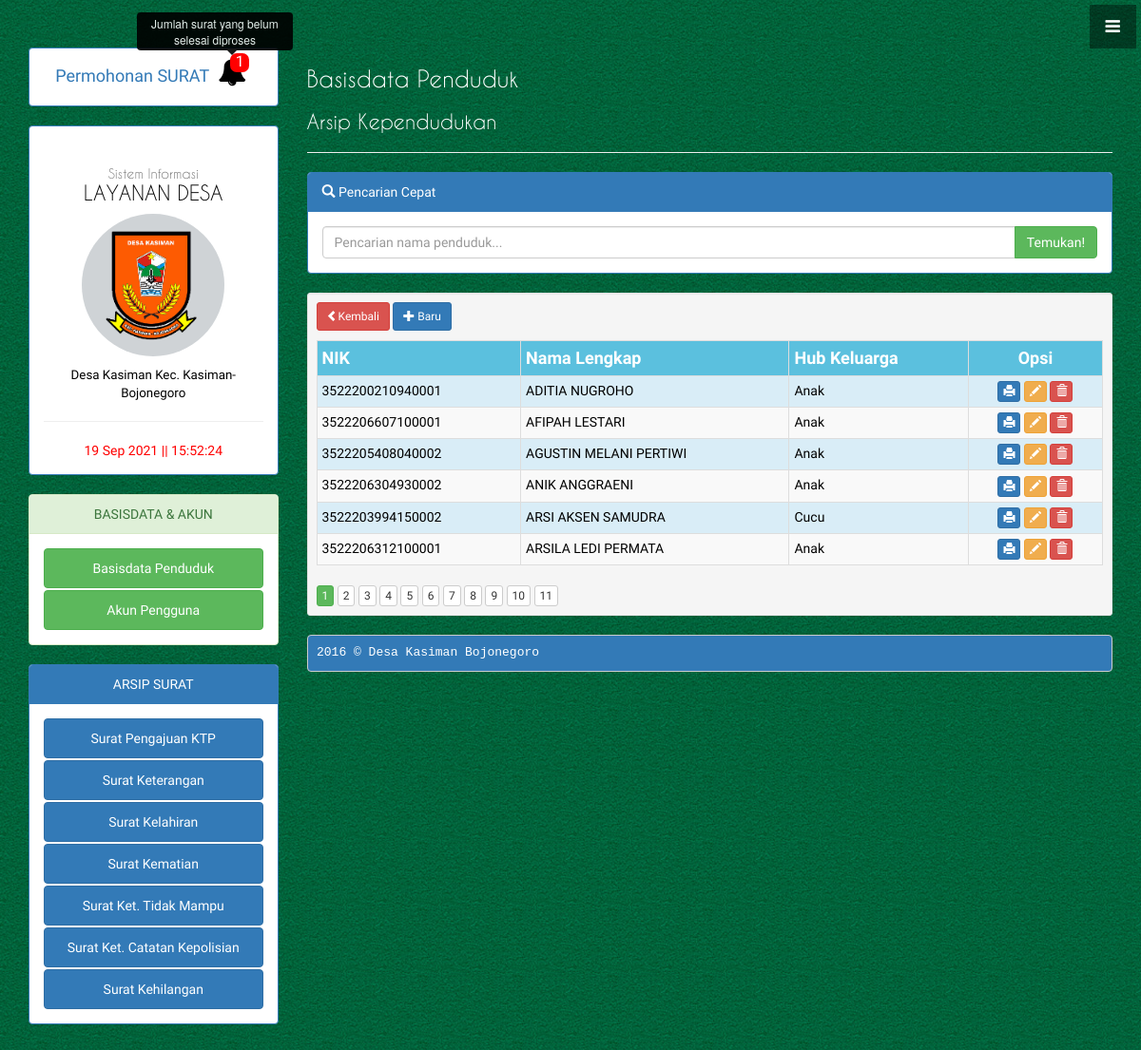
The page /admin/index.php?pages=Rpenduduk on the database its author committed.
### tables this page shows
CREATE TABLE `penduduk` (
  `pendID` int(11) NOT NULL,
  `noKK` varchar(20) DEFAULT NULL,
  `namaLengkap` varchar(80) DEFAULT NULL,
  `nik` varchar(20) DEFAULT NULL,
  `jenKelamin` enum('Laki-Laki','Perempuan') DEFAULT NULL,
  `tempatLahir` varchar(30) DEFAULT NULL,
  `tglLahir` date DEFAULT NULL,
  `agama` enum('Islam','Kristen','Katholik','Hindu','Budha','Konghucu') DEFAULT NULL,
  `pendidikan` enum('Tidak/Belum Sekolah','Belum Tamat SD/Sederajat','Tamat SD/Sederajat','SLTP/Sederajat','SLTA/Sederajat','Diploma','Sarjana') DEFAULT NULL,
  `jenPekerjaan` enum('Belum/Tidak Bekerja','Pelajar/Mahasiswa','Mengurus Rumah Tangga','Petani/Pekebun','Pedagang','Karyawan Swasta','Wiraswasta','Pegawai Negeri Sipil') DEFAULT NULL,
  `statusNikah` enum('Belum Kawin','Kawin') DEFAULT NULL,
  `statHubKel` enum('Kepala Keluarga','Isteri','Anak','Cucu','Menantu') DEFAULT NULL,
  `wargaNeg` varchar(20) DEFAULT NULL,
  `noPaspor` varchar(30) DEFAULT NULL,
  `kitasKitap` varchar(30) DEFAULT NULL,
  `namaAyah` varchar(60) DEFAULT NULL,
  `namaIbu` varchar(60) DEFAULT NULL,
  `alamat` varchar(40) DEFAULT NULL,
  `rt` varchar(4) DEFAULT NULL,
  `rw` varchar(4) DEFAULT NULL,
  `desaKel` varchar(20) DEFAULT NULL,
  `kecamatan` varchar(20) DEFAULT NULL,
  `kabKota` varchar(20) DEFAULT NULL,
  `kodePos` varchar(8) DEFAULT NULL,
  `provinsi` varchar(20) DEFAULT NULL
);

### admin/R-penduduk.php (the view, shortened to what this page needs)
<h2 class="custom_font" style="color:#ffffff;"><?php echo $judul;?></h2>
<h3 class="custom_font" style="color:#ffffff;"><?php echo $subjudul;?></h3><hr/>
<div class="panel panel-primary">
	<div class="panel-heading"><span class="glyphicon glyphicon-search"></span> Pencarian Cepat</div>
	<div class="panel-body" align="center">
		<form method="post" action="?pages=infoPenduduk">
			<div class="input-group">
				<input type="text" name="cari" class="form-control" placeholder="Pencarian nama penduduk...">
				<span class="input-group-btn"><input class="btn btn-success" type="submit" name="submit" value="Temukan!" /></span>
			</div>
		</form>
	</div>
</div>
<div class="well well-sm">
<p>
<a class="btn btn-danger btn-sm" href="javascript:history.go(-1)"><span class="glyphicon glyphicon-chevron-left"></span>Kembali</a>
<a class="btn btn-primary btn-sm" href="?pages=Cpenduduk"><span class="glyphicon glyphicon-plus"></span> Baru</a>
</p>
<form action="" method="post" class="bg-info">
<table class="table table-bordered table-condensed table-striped table-hover">
	<tr style="color:#ffffff; font-size:18px;">
		<th bgcolor="#5bc0de">NIK</th>
		<th bgcolor="#5bc0de">Nama Lengkap</th>
		<th bgcolor="#5bc0de">Hub Keluarga</th>
		<th bgcolor="#5bc0de"><center>Opsi</center></th>
	</tr><?php
	$per_page = 6;
	$page_query=mysql_query("SELECT COUNT(*) FROM penduduk");
	$pages=ceil(mysql_result($page_query, 0) / $per_page);
	$page=(isset($_GET['page'])) ? (int)$_GET['page'] : 1;
	$start=($page - 1) * $per_page;
	$sql=mysql_query("SELECT*FROM penduduk ORDER BY namaLengkap ASC LIMIT $start, $per_page")or die(mysql_error());
	while($r=mysql_fetch_array($sql)){?>
		<tr>
			<td><?php echo $r['nik'];?></td>
			<td><?php echo $r['namaLengkap'];?></td>
			<td><?php echo $r['statHubKel'];?></td>
			<td align="center">
				<a class="btn btn-primary btn-xs" href="?pages=RdetailPenduduk&nik=<?php echo $r['nik'];?>"><span class="glyphicon glyphicon-print"></span></a>
				<a class="btn btn-warning btn-xs" href="?pages=Upenduduk&id=<?php echo $r[pendID];?>"><span class="glyphicon glyphicon-pencil"></span></a>
				<a class="btn btn-danger btn-xs" href="?pages=Dpenduduk&id=<?php echo $r[pendID];?>"><span class="glyphicon glyphicon-trash"></span></a>
			</td><?php
	}?>
	</tr>
</table>
</form><?php
if($pages >= 1 && $page <= $pages){
	for($x=1; $x<=$pages; $x++){
		echo ($x == $page) ? '<b><a class="btn btn-success btn-xs" href="?pages=Rpenduduk&page='.$x.'">'.$x.'</a></b> ' : '<a class="btn btn-default btn-xs" href="?pages=Rpenduduk&page='.$x.'">'.$x.'</a> ';
	}
}
?>
</div>
<?php
include "../inc/footer.php";
?>

### css/stylish-portfolio.css (style rules this page uses)
html, body { width: 100%; height: 100%; }
body { font-family: "Source Sans Pro","Helvetica Neue",Helvetica,Arial,sans-serif; background: url(../img/bgijo.jpg) center center scroll; }
p { font-size:10pt; color:#000; }
h2.custom_font { font-family:CaviarDreams; font-size:18pt; color:#000; }
h3.custom_font { font-family:CaviarDreams; font-size:16pt; color:#000; }

### rows shown on the page
penduduk: nik "3522200210940001", namaLengkap "ADITIA NUGROHO", statHubKel "Anak"
penduduk: nik "3522206607100001", namaLengkap "AFIPAH LESTARI", statHubKel "Anak"
penduduk: nik "3522205408040002", namaLengkap "AGUSTIN MELANI PERTIWI", statHubKel "Anak"
penduduk: nik "3522206304930002", namaLengkap "ANIK ANGGRAENI", statHubKel "Anak"
penduduk: nik "3522203994150002", namaLengkap "ARSI AKSEN SAMUDRA", statHubKel "Cucu"
penduduk: nik "3522206312100001", namaLengkap "ARSILA LEDI PERMATA", statHubKel "Anak"

### other values the page prints
getPermohonanBaru() "1"
$judul "Basisdata Penduduk"
$subjudul "Arsip Kependudukan"
